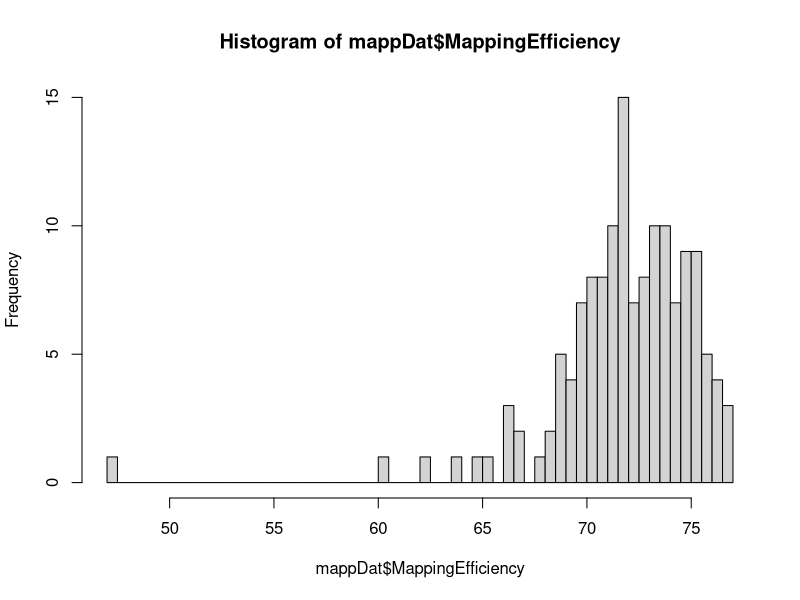
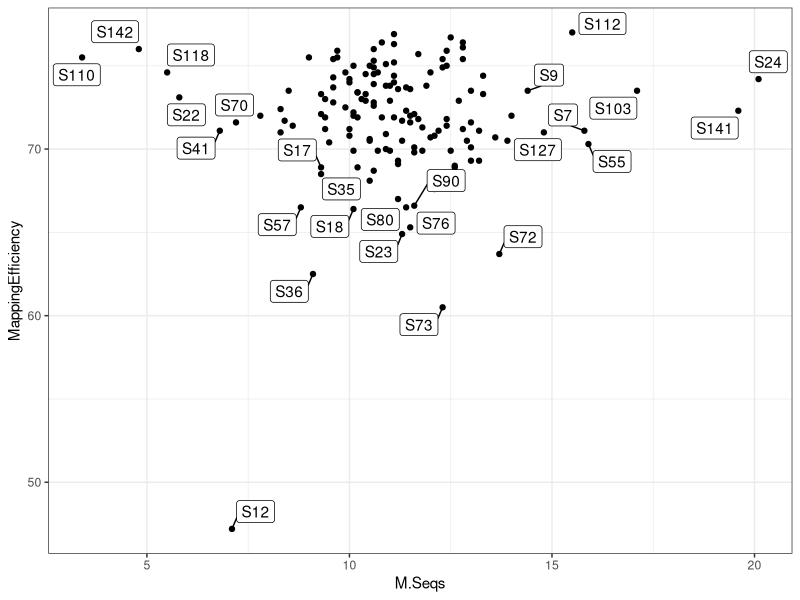

Reproduce these figures in R, in order.
library(ggplot2)
library(ggrepel)

############ Data loading ############
# Kostas previous results to compare and have the data
Kostas <- readxl::read_xlsx("../data/Kostas_G2_info.xlsx")

# Raw reads quality check
file <- read.csv("../data/multiqc_report_rawReads_generalstats.csv") 

# Mapping efficiency after Bismark
mapp <- read.table(file = "../data/Report_mapping_efficiency.txt")
#####################################

mean(file$M.Seqs)

# 95% confidence interval
qnorm(0.975)*sd(file$M.Seqs)/sqrt(nrow(file))

file$SampleName = gsub("_R1_001", "", file$Sample.Name)



mappDat <- data.frame(SampleName = gsub("_R1_001_trimmed_cutadapt_bismark_bt2_SE_report.txt", "", mapp$V1),
                      MappingEfficiency = as.numeric(gsub("%", "", mapp$V4)))

hist(mappDat$MappingEfficiency, breaks = 100)

table(mappDat$MappingEfficiency < 60)

# Mean and 95% confidence interval
mean(mappDat$MappingEfficiency)
qnorm(0.975)*sd(mappDat$MappingEfficiency)/sqrt(nrow(mappDat))

## Both
AllDF <- merge(file, mappDat)
AllDF$SampleID <- sub('.*_', '', sub('_L00.*', '',  AllDF$SampleName))

PA <- ggplot(AllDF, aes(x=M.Seqs, y=MappingEfficiency, label = SampleID))+
  geom_point() +
  geom_label_repel() +
  theme_bw()+
  theme(legend.position = "none")

PA

# Not ideal samples would be:
AllDF[AllDF$MappingEfficiency < 60 | AllDF$M.Seqs < 5,]
notIdeal <- AllDF[AllDF$MappingEfficiency < 60 | AllDF$M.Seqs < 5,"SampleID"]

Kostas[Kostas$ID %in% notIdeal,]
# S12 is a NE-control offspring, to be removed for bad quality
# the 2 other samples with rather low read counts have an ok quality,
# and belong to 2 different groups (E_control, NE_exposed) so it should
# not bias the further steps too much